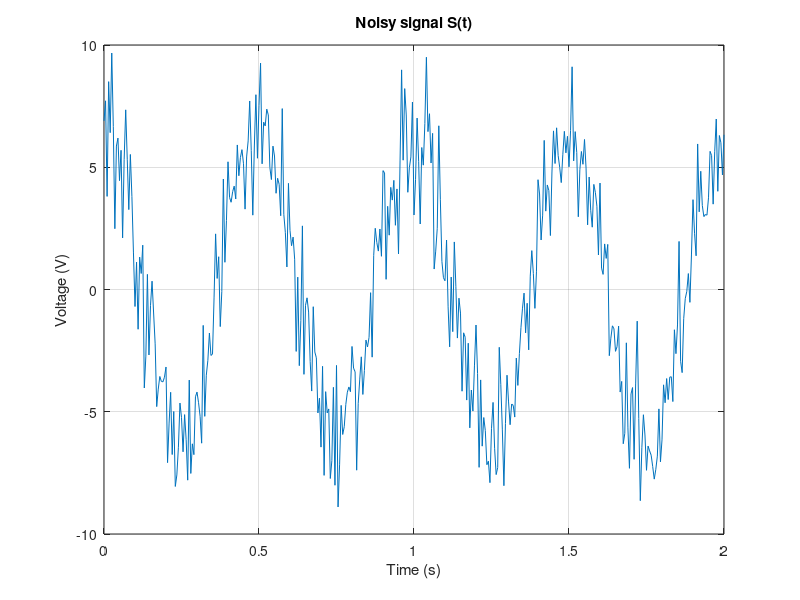
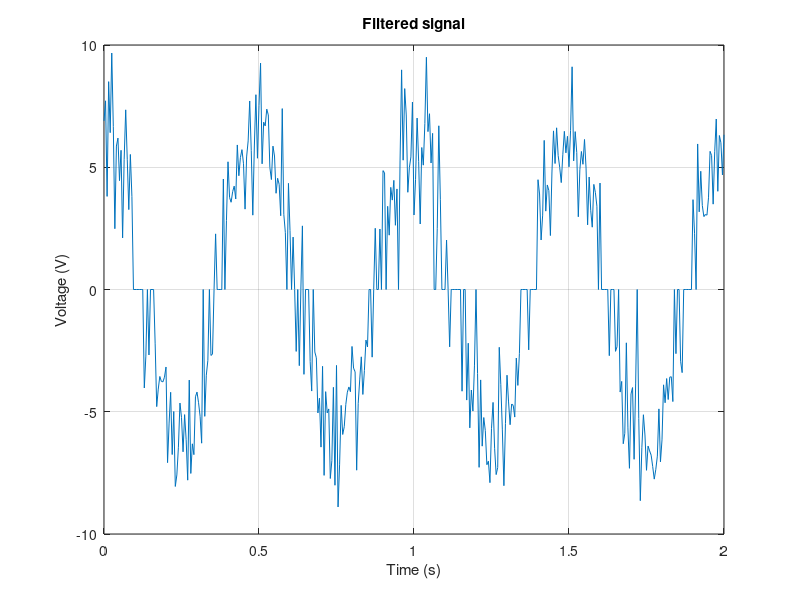

Reproduce these figures in MATLAB, in order.
%% LW2 - Script programming - Variant 5
% Application of elementary functions and matrix operations

clc;
clear;
close all;

%% 1. Vectors

% 1a) Column vector from -2*pi to 2*pi with pi/4 step
v1 = (-2*pi : pi/4 : 2*pi).';

% 1b) Tangent of every element
v2 = tan(v1);

% 1c) Element-by-element division of the first vector by the second
v3 = v1 ./ v2;

disp('1a) First vector v1:');
disp(v1);

disp('1b) Second vector v2 = tan(v1):');
disp(v2);

disp('1c) Third vector v3 = v1 ./ v2:');
disp(v3);


%% 2. Matrices

% 2a) Create matrix Z with 6 elements (2x3)
Z = randn(2, 3);

% 2b) Transpose matrix Z
ZT = Z.';

% 2c) Create matrix A with 3 elements and join it with ZT
A = randn(3, 1);
M = [ZT A];

% 2d) Calculate determinant
detM = det(M);

disp('2a) Matrix Z:');
disp(Z);

disp('2b) Transposed matrix ZT:');
disp(ZT);

disp('2c) Matrix A:');
disp(A);

disp('2c) Joined matrix M = [ZT A]:');
disp(M);

disp('2d) Determinant of M:');
disp(detM);


%% 3. Practical applications

% Given data
t = 0 : 0.005 : 2;
A_signal = 6;       
f = 2;              
sigma = 1.5;        
U1 = 4;             
U2 = 2;             

s = A_signal * cos(2*pi*f*t);
n = sigma * randn(size(t));
S = s + n;

% 3a) Select samples exceeding voltage threshold U1
selected_samples = S(abs(S) > U1);

% 3b) Filter signal: values with absolute value below U2 become zero
S_filtered = S;
S_filtered(abs(S_filtered) < U2) = 0;

% 3c) Number of samples in the unfiltered signal
number_unfiltered = numel(S);

% 3d) Number of samples selected in part 3a
number_selected = numel(selected_samples);

% 3e) Minimum and maximum values of the filtered signal
minimum_filtered = min(S_filtered);
maximum_filtered = max(S_filtered);

disp('3a) Samples exceeding U1:');
disp(selected_samples);

fprintf('3c) Number of samples in unfiltered signal: %d\n', ...
    number_unfiltered);

fprintf('3d) Number of selected samples: %d\n', ...
    number_selected);

fprintf('3e) Minimum value of filtered signal: %.4f V\n', ...
    minimum_filtered);

fprintf('3e) Maximum value of filtered signal: %.4f V\n', ...
    maximum_filtered);


%% Optional plots

figure;
plot(t, S);
grid on;
xlabel('Time (s)');
ylabel('Voltage (V)');
title('Noisy signal S(t)');

figure;
plot(t, S_filtered);
grid on;
xlabel('Time (s)');
ylabel('Voltage (V)');
title('Filtered signal');
